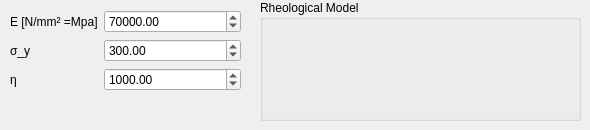
           <widget class="QWidget" name="PERZYNA">
            <attribute name="title">
             <string>Perzyna</string>
            </attribute>
            <widget class="QWidget" name="formLayoutWidget_12">
             <property name="geometry">
              <rect>
               <x>10</x>
               <y>10</y>
               <width>231</width>
               <height>101</height>
              </rect>
             </property>
             <layout class="QFormLayout" name="formLayout_9">
              <item row="0" column="0">
               <widget class="QLabel" name="LABEL_VAL_E_PERZYNA">
                <property name="text">
                 <string>E [N/mm² =Mpa]</string>
                </property>
               </widget>
              </item>
              <item row="0" column="1">
               <widget class="QDoubleSpinBox" name="VAL_E_PERZYNA">
                <property name="decimals">
                 <number>2</number>
                </property>
                <property name="maximum">
                 <double>80000.000000000000000</double>
                </property>
                <property name="value">
                 <double>70000.000000000000000</double>
                </property>
               </widget>
              </item>
              <item row="1" column="0">
               <widget class="QLabel" name="LABEL_VAL_SIGMA_Y_PERZYNA">
                <property name="text">
                 <string>σ_y</string>
                </property>
               </widget>
              </item>
              <item row="1" column="1">
               <widget class="QDoubleSpinBox" name="VAL_SIGMA_Y_PERZYNA">
                <property name="decimals">
                 <number>2</number>
                </property>
                <property name="maximum">
                 <double>8000.000000000000000</double>
                </property>
                <property name="value">
                 <double>300.000000000000000</double>
                </property>
               </widget>
              </item>
              <item row="2" column="0">
               <widget class="QLabel" name="LABEL_VAL_ETA_PERZYNA">
                <property name="text">
                 <string>η</string>
                </property>
               </widget>
              </item>
              <item row="2" column="1">
               <widget class="QDoubleSpinBox" name="VAL_ETA_PERZYNA">
                <property name="decimals">
                 <number>2</number>
                </property>
                <property name="maximum">
                 <double>8000.000000000000000</double>
                </property>
                <property name="value">
                 <double>1000.000000000000000</double>
                </property>
               </widget>
              </item>
             </layout>
            </widget>
            <widget class="QWidget" name="horizontalLayoutWidget_9">
             <property name="geometry">
              <rect>
               <x>260</x>
               <y>0</y>
               <width>321</width>
               <height>121</height>
              </rect>
             </property>
             <layout class="QHBoxLayout" name="horizontalLayout_10">
              <item>
               <widget class="QGroupBox" name="RHEO_BOX_PERZYNA">
                <property name="title">
                 <string>Rheological Model</string>
                </property>
                <widget class="QLabel" name="RHEO_PERZYNA">
                 <property name="geometry">
                  <rect>
                   <x>10</x>
                   <y>20</y>
                   <width>301</width>
                   <height>91</height>
                  </rect>
                 </property>
                 <property name="text">
                  <string/>
                 </property>
                 <property name="pixmap">
                  <pixmap>PIC/RheoMods_zener.png</pixmap>
                 </property>
                 <property name="scaledContents">
                  <bool>true</bool>
                 </property>
                </widget>
               </widget>
              </item>
             </layout>
            </widget>
           </widget>
